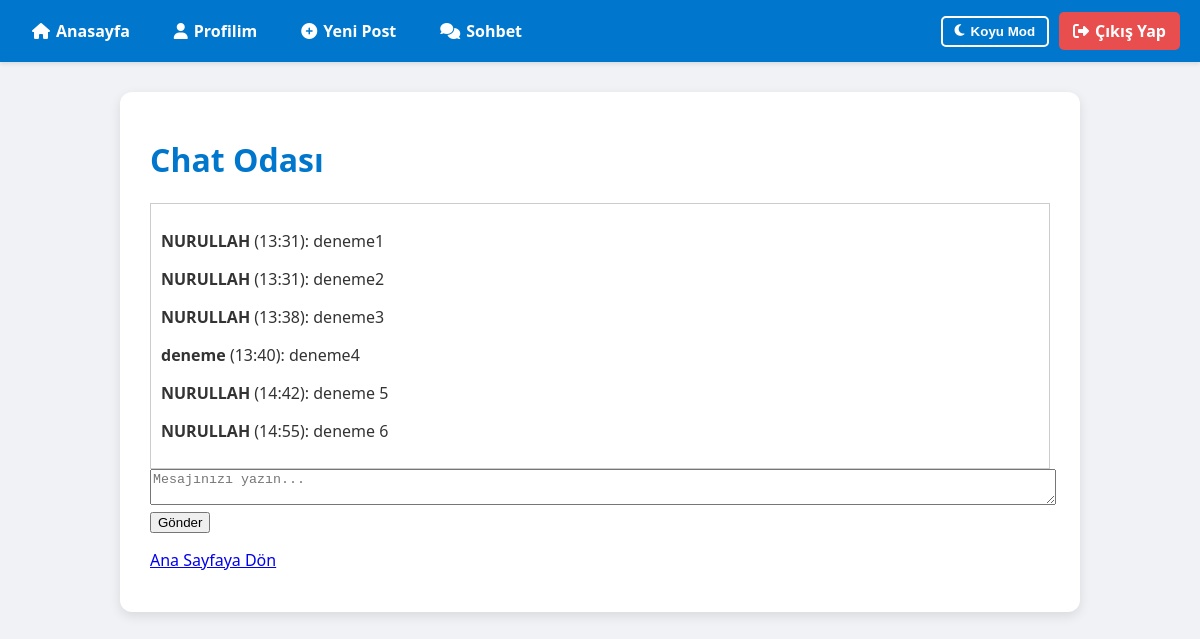
The page /chat/ (signed in) on the database as committed earlier.
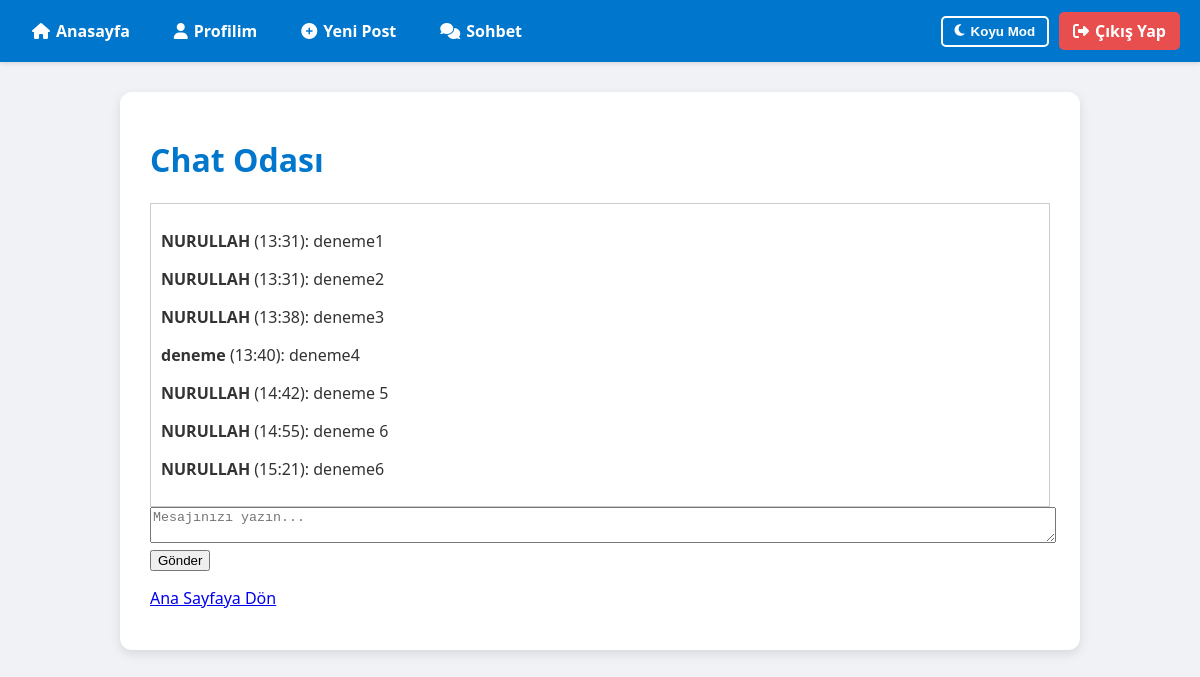
The same page on the database as committed later.
### blog/models.py (models this page shows, shortened)
class ChatMessage(models.Model):
    user = models.ForeignKey(User, on_delete=models.CASCADE)
    message = models.TextField()
    timestamp = models.DateTimeField(auto_now_add=True)  # Bu alanın adı 'timestamp'

### blog/views.py (the view)
# urls.py: path('chat/', views.chat_room, name='chat_room'),
@login_required
def chat_room(request):
    messages = ChatMessage.objects.all().order_by('-timestamp')[:30][::-1]  # Son 30 mesajı al, en son gelen üstte
    if request.method == 'POST':
        msg = request.POST.get('message')
        if msg:
            ChatMessage.objects.create(user=request.user, message=msg)
            return redirect('chat_room')
    return render(request, 'blog/chat_room.html', {'messages': messages})

### blog/templates/blog/chat_room.html (shortened to what this page needs)
{% extends 'blog/base.html' %}
{% block content %}
    <h1>Chat Odası</h1>
    <div style="border:1px solid #ccc; padding:10px; max-height:400px; overflow-y:scroll;">
        {% for msg in messages %}
            <p><b>{{ msg.user.username }}</b> ({{ msg.timestamp|date:"H:i" }}): {{ msg.message }}</p>
        {% empty %}
            <p>Henüz mesaj yok.</p>
        {% endfor %}
    </div>
    <form method="post">
        <textarea name="message" rows="2" style="width:100%;" placeholder="Mesajınızı yazın..."></textarea>
        <button type="submit">Gönder</button>
    </form>
    <p><a href="{% url 'home' %}">Ana Sayfaya Dön</a></p>
{% endblock %}

Rows that differ between the two databases and show on the page:
added ChatMessage: user.username "NURULLAH", timestamp "15:21", message "deneme6"
